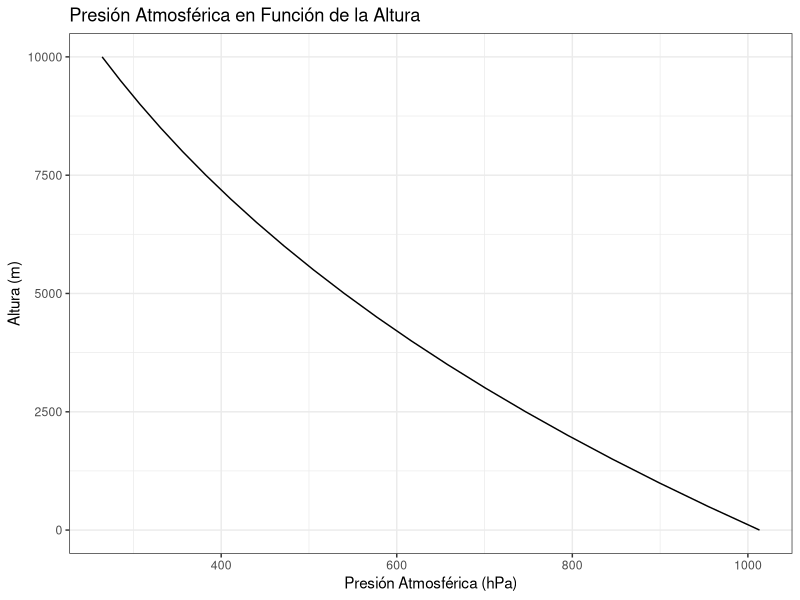
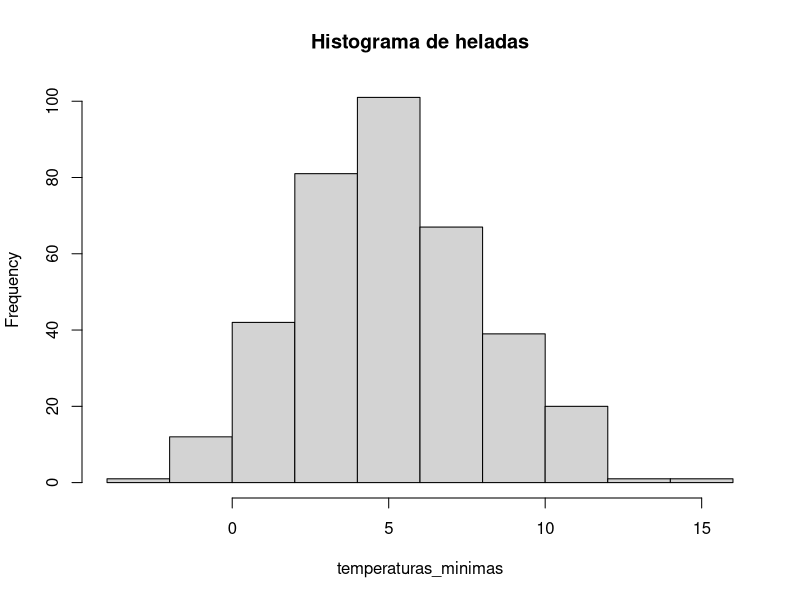
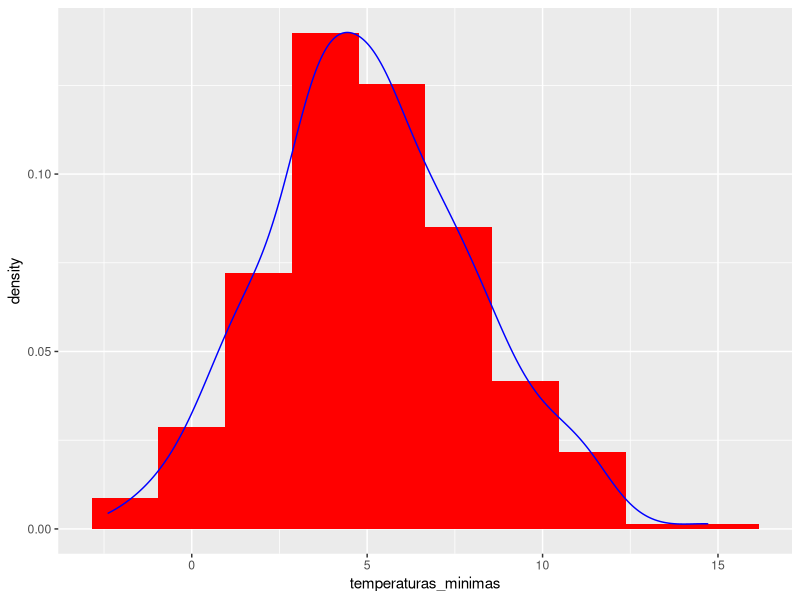

R code for these plots, in order:
## ---- chunk 1
# Datos meteorológicos
altura <- seq(0, 10000, by = 500)  # Altura en metros
temperatura_superficie <- 15  # Temperatura a nivel del mar en °C
presion_superficie <- 1013.25  # Presión atmosférica a nivel del mar en hPa
constante_lapse_rate <- 0.0065  # Tasa de cambio de temperatura con la altura
constante_gas_seco <- 287.06  # Constante del gas seco en J/(kg·K)
constante_gravedad <- 9.80667 # en m/s2

# Calcular la presión atmosférica en función de la altura utilizando la ecuación barométrica
temperatura <- temperatura_superficie - constante_lapse_rate * altura
presion <- presion_superficie * (1 - (constante_lapse_rate * altura) / (temperatura_superficie + 273.15))^(constante_gravedad / (constante_lapse_rate * constante_gas_seco))

# Gráfico de la presión atmosférica en función de la altura
#install.packages("ggplot2")
library(ggplot2)

df <- data.frame(altura, presion)
df
ggplot(df, aes(x = presion, y = altura)) +
  geom_line() +
  labs(x = "Presión Atmosférica (hPa)", y = "Altura (m)") +
  ggtitle("Presión Atmosférica en Función de la Altura") +
  theme_bw()

## ---- chunk 2
##Experimento aleatorio: Lanzar un dado
EA <- "Lanzar un dado"
EA

#Espacio muestral: todos los resultados del experimento aleatorio
EM <- c(1:6)
EM

#Suceso: Sale un número par
#%% obtiene el residuo de una división
S1 <- EM[EM %% 2 == 0]
S1

#Suceso: Sale un número impar
S2 <- EM[EM %% 2 != 0]
S2

#Suceso: Número mayor a 3
S3 <- EM[EM > 3]
S3

#Suceso elemental: 
sample(EM,1)


## ---- chunk 3
##Experimento aleatorio: 
EA <- "Se tiene  una urna con bolas de color de color roja, verde y azul, se quiere obtener 4"
EA

#Espacio muestral: todos los resultados del experimento aleatorio
EMU<-function(n){
  temp<-list()
  for (i in 1:n){
    temp[[i]]<-c("Rojo","Azul","Verde")
  }
  resultado<-expand.grid(temp)
  names(resultado)<-c(paste(rep("Bola",n),1:n,sep=""))
  return(resultado)
}
EMU(4)

#Suceso: 3 primeras son rojas
S1 <-c(c("RRRA"),c("RRRR"),c("RRRV"))
S1

#Suceso elemental: 
"RVAR"


## ---- chunk 4

# Experimento aleatorio: 
EA <- "Tipo de día de mañana basado en la condición del cielo"
EA

# Espacio muestral: todos los posibles resultados (diferentes condiciones del cielo)
EM <- c("Día Soleado", "Día Nublado", "Día Lluvioso", "Día Nevado")

# Suceso: día con precipitación
S1  <- c("Día Lluvioso", "Día Nevado")
S1

# Suceso elemental: 
sample(EM, 1)

## ---- chunk 5
EA <- "Lanzar un dado"
EA
EM <- c(1:6)
EM

S1 <- EM[EM %% 2 == 0]
S1

P.S1 <- length(S1)/length(EM)
P.S1
## ---- chunk 6
##Experimento aleatorio: 
EA <- "Se tiene  una urna con bolas de color de color roja, verde y azul, se quiere obtener 4"
EA

#Espacio muestral: todos los resultados del experimento aleatorio
EMU<-function(n){
  temp<-list()
  for (i in 1:n){
    temp[[i]]<-c("Rojo","Azul","Verde")
  }
  resultado<-expand.grid(temp)
  names(resultado)<-c(paste(rep("Bola",n),1:n,sep=""))
  return(resultado)
}
EMU(4)

#Suceso: 3 primeras son rojas
S1 <-c(c("RRRA"),c("RRRR"),c("RRRV"))
S1

P.S1 <- length(S1)/nrow(EMU(4))

## ---- chunk 7

# Experimento aleatorio: 
EA <- "Tipo de día de mañana basado en la condición del cielo"
EA

# Espacio muestral: todos los posibles resultados (diferentes condiciones del cielo)
EM <- c("Día Soleado", "Día Nublado", "Día Lluvioso", "Día Nevado")

# Suceso: día con precipitación
S1  <- c("Día Lluvioso", "Día Nevado")
S1

P.S1 <- length(S1)/length(EM)

## ---- chunk 8
## Axiomas de la probabilidad

# Probabilidad de tener al menos una tarjeta de crédito de cualquier tipo
# P(A U B) = P(A) + P(B) - P(A ∩ B)

# Probabilidad de tener una tarjeta de tipo A
prob_A <- 0.40

# Probabilidad de tener una tarjeta de tipo B
prob_B <- 0.30

# Probabilidad de tener ambas tarjetas (intersección)
prob_interseccion_A_B <- 0.15

###########P(A U B)
# Calculamos la probabilidad de tener al menos una tarjeta de crédito de cualquier tipo
prob_al_menos_una <- prob_A + prob_B - prob_interseccion_A_B
prob_al_menos_una

########### 
#No puede existir una probabilidad menor que 0
#Probabilidad siempre se encuentra entre 0 ( caso imposible) y 1 ( caso seguro)

## ---- chunk 9


# Simulación de datos de temperatura mínima (ejemplo)
set.seed(123)
temperaturas_minimas <- rnorm(365, mean = 5, sd = 3)  # Temperaturas mínimas diarias en grados Celsius
length(temperaturas_minimas)

dx <- density(temperaturas_minimas ,na.rm=T)
hist(temperaturas_minimas ,main="Histograma de heladas",freq=T)

ggplot(data.frame(temperaturas_minimas) , aes(x = temperaturas_minimas)) +
  geom_histogram(aes(y = ..density..),fill="red",bins=10)+
  geom_density(col="blue")


# Calcular la probabilidad de heladas (temperatura mínima < 0°C)
dias_con_heladas <- sum(temperaturas_minimas < 0)
total_dias <- length(temperaturas_minimas)
probabilidad_heladas <- dias_con_heladas / total_dias


## ---- chunk 10
# Simulación de datos de precipitación histórica (ejemplo)
set.seed(123)  # Establecer semilla para reproducibilidad
precipitacion <- rnorm(365, mean = 0.1, sd = 0.5)  # Datos de precipitación en mm para un año

# Calcular la probabilidad de lluvia
dias_con_lluvia <- sum(precipitacion > 0)
total_dias <- length(precipitacion)
probabilidad_lluvia <- dias_con_lluvia / total_dias
probabilidad_lluvia 
